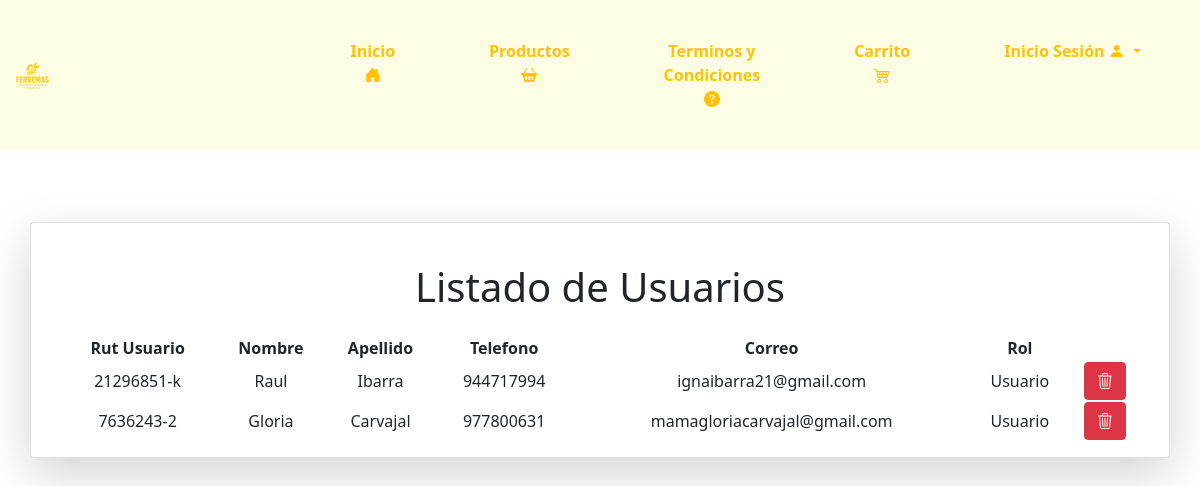
Screenshot of /listausuarios/ with the database file from the repository.
### core/models.py (models this page shows, shortened)
class Usuario(models.Model):
    rut = models.CharField(primary_key=True, max_length=10)
    nombre = models.CharField(max_length=20)
    apellido = models.CharField(max_length=20)
    telefono = models.CharField(max_length=9)
    correo = models.EmailField(unique=True, max_length=100, blank=True, null=True)
    clave = models.CharField(max_length=30)
    rol = models.ForeignKey(Rol, on_delete=models.CASCADE)

class Rol(models.Model):
    idRol = models.AutoField(primary_key=True)
    nombreRol = models.CharField(max_length=20)
    def __str__(self) -> str:
        return self.nombreRol

### core/views.py (the view)
# urls.py: path('listausuarios/', listausuarios, name="listausuarios"),
def listausuarios(request):
    usuariosListado = Usuario.objects.exclude(rut=None).exclude(rut='').all()
    contexto = {
        "usuarios": usuariosListado
    }
    return render(request, 'core/listausuarios.html', contexto)

### core/templatetags/custom_filters.py (called while the page is built)
@register.filter
def format_clp(value):
    try:
        return "${:,.0f}".format(value)
    except (ValueError, TypeError):
        return value

### core/templates/core/listausuarios.html (shortened to what this page needs)
{% load static %}
{% load custom_filters %}
<!DOCTYPE html>
<html lang="en">
<head>
    <link href="https://cdn.jsdelivr.net/npm/bootstrap@5.0.2/dist/css/bootstrap.min.css" rel="stylesheet"
>
    <link href="https://cdnjs.cloudflare.com/ajax/libs/font-awesome/6.0.0-beta3/css/all.min.css" rel="stylesheet">
    <link type="text/css" rel="stylesheet" href="{% static 'css/inicio.css' %}">
    <link href="https://cdn.jsdelivr.net/npm/bootstrap-icons/font/bootstrap-icons.css" rel="stylesheet">
</head>
<body>
    <nav class="navbar navbar-expand-lg navbar-light" style="background-color: #fdfde3;">
        <div class="container-fluid">
            <a class="navbar-brand" href="{% url 'inicio' %}">
                <img src="{% static 'img/logo_ferremas.png' %}" class="logo" style="max-width: 15%;"
                    alt="Ferrenas">
            </a>
            <div class="collapse navbar-collapse justify-content-end" id="navbarNav">
                <ul class="navbar-nav">
                    <li class="nav-item">
                        <a class="btn btn-outline-warning py-4 px-4 mx-2" href="{% url 'inicio' %}">
                            Inicio
                            <i class="bi bi-house-door-fill"></i>
                        </a>
                    </li>
                    <li class="nav-item">
                        <a class="btn btn-outline-warning py-4 px-4 mx-2" href="{% url 'productos' %}">
                            Productos
                            <i class="bi bi-basket2-fill"></i>
                        </a>
                    </li>
                    <li class="nav-item">
                        <a class="btn btn-outline-warning py-4 px-4 mx-2" href="{% url 'terminos' %}">
                            Terminos y Condiciones
                            <i class="bi bi-question-circle-fill"></i>
                        </a>
                    </li>
                    <li class="nav-item">
                        <a class="btn btn-outline-warning py-4 px-4 mx-2 position-relative" data-bs-toggle="modal" data-bs-target="#cartModal">
                            Carrito
                            <i class="bi bi-cart4"></i>
                        </a>
                    </li>
                    <li class="nav-item dropdown">
                        {% if user.is_authenticated %}
                        <div class="btn-group">
                            <button type="button" class="btn btn-outline-warning py-4 px-4 mx-2 dropdown-toggle"
                                data-bs-toggle="dropdown" style="font-weight: 700; border: 0px; border-radius: 10px;">
                                {% if user.is_superuser %}
                                Administrador
                                {% else %}
                                Hola {{ user.first_name }}
                                {% endif %}
                                <i class="bi bi-person-fill"></i>
                            </button>
                            <ul class="dropdown-menu"
                                style="margin-left: 25px; margin-top: -5px; background-color: #ffc107; border: 0px; border-radius: 10px;">
                                {% if user.is_superuser %}
                                <li><a class="dropdown-item"
                                        style="padding: 10px; color:black; background-color: #fdfde3;"
                                        href="{% url 'administrador' %}">Administrador</a></li>
                                {% else %}
                                <li><a class="dropdown-item"
                                        style="padding: 10px; color:black; background-color: #fdfde3;"
                                        href="{% url 'editarperfil' %}">Editar Perfil</a></li>
                                {% endif %}
                                <li><a class="dropdown-item"
                                        style="padding: 10px; color:black; background-color: #fdfde3;"
                                        href="{% url 'cerrarsesion' %}">Cerrar Sesión</a></li>
                            </ul>
                        </div>
                        {% else %}
                        <div class="btn-group">
                            <button type="button" class="btn btn-outline-warning py-4 px-4 mx-2 dropdown-toggle"
                                data-bs-toggle="dropdown" style="font-weight: 700; border: 0px; border-radius: 10px;">
                                Inicio Sesión
                                <i class="bi bi-person-fill"></i>
                            </button>
                        </div>
                        {% endif %}
                    </li>
                </ul>
            </div>
        </div>
    </nav>
    <br>
    <div class="container my-5">
        <div class="row">
            <div class="card shadow-lg">
                <div class="card-body">
                    <br>
                    <h1 class="text-center mb-4">Listado de Usuarios</h1>
                    <table class="col-md-12 col-xl-12" >
                        <thead>
                            <tr style="text-align: center;">
                                <th>Rut Usuario</th>
                                <th>Nombre</th>
                                <th>Apellido</th>
                                <th>Telefono</th>
                                <th>Correo</th>
                                <th>Rol</th>
                            </tr>
                        </thead>
                        <tbody>
                            {% for m in usuarios %}
                            <tr style="text-align: center;">
                                <td>{{ m.rut }}</td>
                                <td>{{ m.nombre }}</td>
                                <td>{{ m.apellido }}</td>
                                <td>{{ m.telefono }}</td>
                                <td>{{ m.correo }}</td>
                                <td>{{ m.rol }}</td>
                                <td>
                                    <a onclick="eliminar_usuario('{{m.correo}}')" class="btn btn-danger"><i class="bi bi-trash3"></i></a>
                                </td>
                            </tr>
                            {% endfor %}
                        </tbody>
                </div>
            </div>
        </div>
    </div>
</body>
</html>

### core/static/css/inicio.css (style rules this page uses)
.navbar { padding: 0%; }
.navbar-nav li { padding: 15px 15px; }
.navbar-nav li a { font-weight: 700; border: 0px; border-radius: 10px; }

### rows the page displays
Usuario: rut "21296851-k", nombre "Raul", apellido "Ibarra", telefono "944717994", correo "ignaibarra21@gmail.com", rol "Usuario"
Usuario: rut "7636243-2", nombre "Gloria", apellido "Carvajal", telefono "977800631", correo "mamagloriacarvajal@gmail.com", rol "Usuario"
